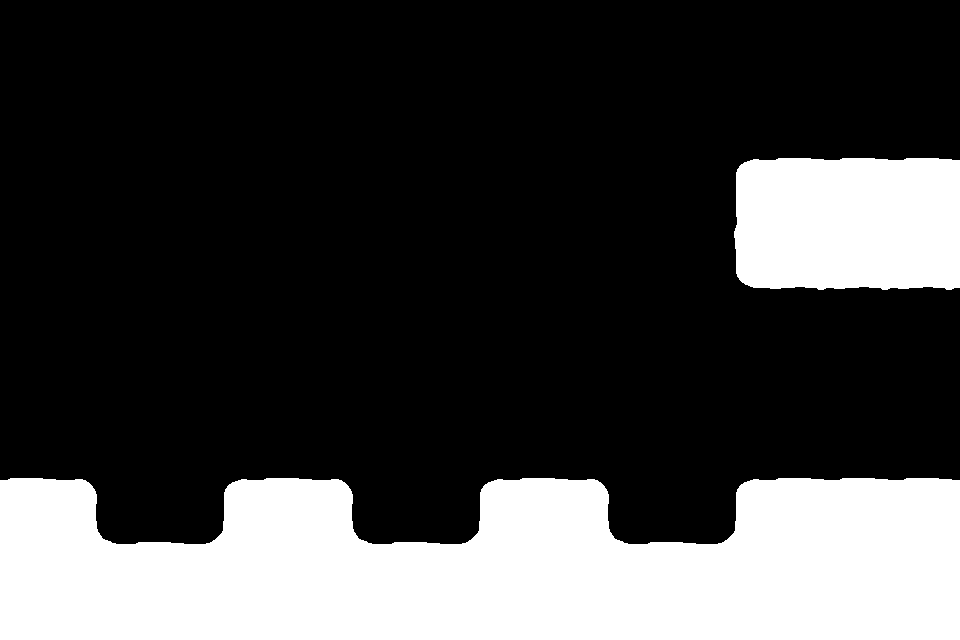

Tiled map render using the project's own tile images. Description and the whole map definition, tile-layer contents included, below:
An orthogonal 15x10 tile map with 64x64 px tiles, 1 tile layer (Chao) and 13 objects (10x Prefab, 3x Fronteira).

<map version="1.0" orientation="orthogonal" renderorder="right-down" width="15" height="10" tilewidth="64" tileheight="64" nextobjectid="39">
 <tileset firstgid="1" source="TilesetSimples/tileset.tsx" />
 <layer name="Chao" width="15" height="10">
  <properties>
   <property name="unity:layer" value="Solido" />
  </properties>
  <data encoding="csv">
0,0,0,0,0,0,0,0,0,0,0,0,0,0,0,
0,0,0,0,0,0,0,0,0,0,0,0,0,0,0,
0,0,0,0,0,0,0,0,0,0,0,1,2,2,2,
0,0,0,0,0,0,0,0,0,0,0,6,7,7,7,
0,0,0,0,0,0,0,0,0,0,0,11,12,12,12,
0,0,0,0,0,0,0,0,0,0,0,0,0,0,0,
0,0,0,0,0,0,0,0,0,0,0,0,0,0,0,
2,3,0,1,2,3,0,1,2,3,0,1,2,2,2,
7,5,2,4,7,5,2,4,7,5,2,4,7,7,7,
7,7,7,7,7,7,7,7,7,7,7,7,7,7,7
</data>
 </layer>
 <objectgroup name="Objetos" offsetx="0" offsety="-32">
  <properties>
   <property name="unity:layer" value="Objetos" />
  </properties>
  <object id="10" name="Espinho" type="Prefab" gid="14" x="707" y="577" width="64" height="64">
   <properties>
    <property name="unity:layer" value="Morte" />
   </properties>
  </object>
  <object id="13" name="Fronteira" x="-65" y="-288" width="64" height="929" />
  <object id="14" name="Fronteira" x="0" y="-320" width="960" height="64" />
  <object id="15" name="Fronteira" x="960" y="-288" width="64" height="928" />
  <object id="30" name="Espinho" type="Prefab" gid="14" x="643" y="577" width="64" height="64">
   <properties>
    <property name="unity:layer" value="Morte" />
   </properties>
  </object>
  <object id="31" name="Espinho" type="Prefab" gid="14" x="579" y="578" width="64" height="64">
   <properties>
    <property name="unity:layer" value="Morte" />
   </properties>
  </object>
  <object id="32" name="Espinho" type="Prefab" gid="14" x="346" y="576" width="64" height="64">
   <properties>
    <property name="unity:layer" value="Morte" />
   </properties>
  </object>
  <object id="33" name="Cristal" type="Prefab" gid="23" x="410" y="578" width="64" height="64" />
  <object id="34" name="Bloco" type="Prefab" gid="21" x="474" y="442" width="64" height="64" />
  <object id="35" name="Bloco" type="Prefab" gid="21" x="576" y="364" width="64" height="64" />
  <object id="36" name="Chave" type="Prefab" gid="18" x="834" y="192" width="64" height="64" />
  <object id="37" name="Porta" type="Prefab" gid="17" x="890" y="514" width="64" height="64" />
  <object id="38" name="Bloco" type="Prefab" gid="21" x="676" y="290" width="64" height="64" />
 </objectgroup>
</map>
